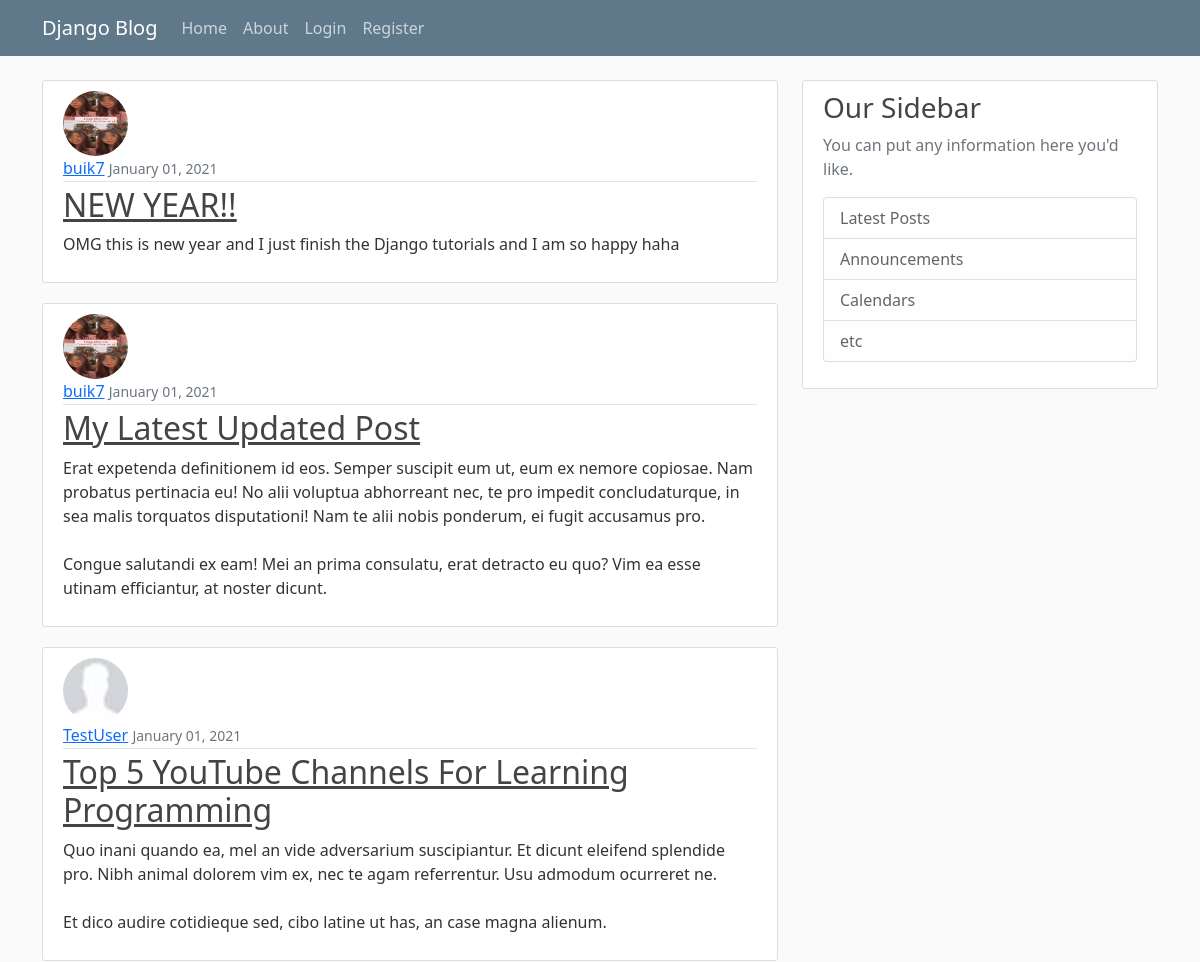
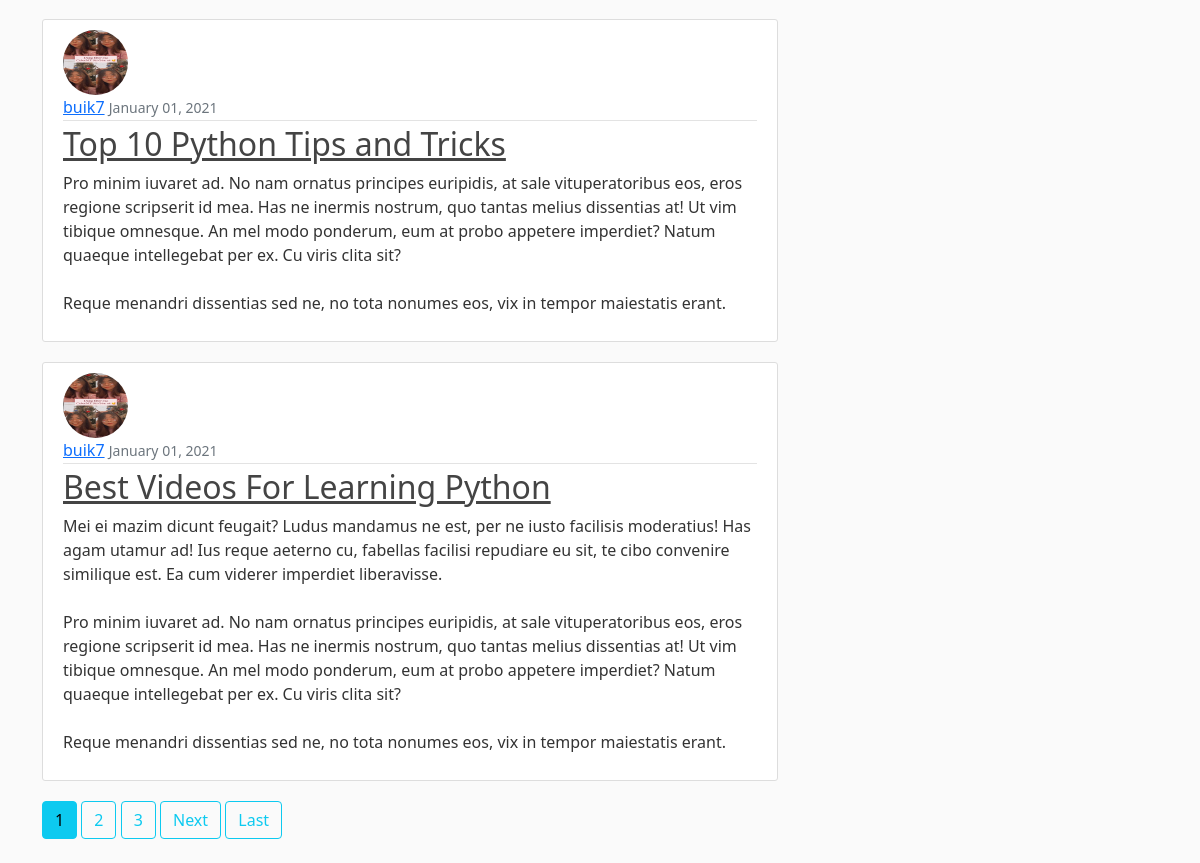
The page / on the database its author committed (2 pictures, top to bottom).
### blog/models.py (models this page shows, shortened)
class Post(models.Model):
    title = models.CharField(max_length= 100)
    content = models.TextField()
    date_posted = models.DateTimeField(default=timezone.now)
    author = models.ForeignKey(User, on_delete=models.CASCADE) # delete a user = delete all their posts

### users/models.py (models this page shows, shortened)
class Profile(models.Model):
    user = models.OneToOneField(User, on_delete=models.CASCADE) # user is deleted -> profile is deleted
    image = models.ImageField(default='default.jpg', upload_to='profile_pics')

### blog/views.py (the view)
# urls.py: path('', PostListView.as_view(), name = 'blog_home'),
class PostListView(ListView):
    model = Post
    template_name = 'blog/home.html' # <app>/<model>_<viewtype>.html
    context_object_name = 'posts'    # same as the key of context above
    ordering = ['-date_posted']
    paginate_by = 5                  # 5 posts per page

### blog/templates/blog/home.html (shortened to what this page needs)
{% extends "blog/base.html" %}
{% block content %}
    {% for post in posts %}
        <article class="media content-section">
            <img class = "rounded-circle article-img" src="{{ post.author.profile.image.url}}">
            <div class="media-body">
                <div class="article-metadata">
                    <a class="mr-2" href="{% url 'user_posts' post.author.username %}">{{ post.author }}</a>
                    <small class="text-muted">{{ post.date_posted|date:"F d, Y" }}</small>
                </div>
                <h2><a class="article-title" href="{% url 'post_detail' post.id %}">{{ post.title }}</a></h2>
                <p class="article-content">{{ post.content }}</p>
            </div>
        </article>
    {% endfor %}
    {% if is_paginated %}
        {% for num in page_obj.paginator.page_range %}
            {% if page_obj.number == num %}
                <a class= "btn btn-info mb-4" href="?page={{ num }}">{{num}}</a>
            {% elif num > page_obj.number|add:'-3' and num < page_obj.number|add:'3' %}
                <a class= "btn btn-outline-info mb-4" href="?page={{ num }}">{{num}}</a>
            {% endif %}
        {% endfor %}
        {% if page_obj.has_next %}
            <a class= "btn btn-outline-info mb-4" href="?page={{page_obj.next_page_number}}">Next</a>
            <a class= "btn btn-outline-info mb-4" href="?page={{page_obj.paginator.num_pages}}">Last</a>
        {% endif %}
    {% endif %}
{% endblock content %}

### blog/templates/blog/base.html (shortened to what this page needs)
{% load static %}
<!DOCTYPE html>
<html lang="en">
<head>
    <link href="https://cdn.jsdelivr.net/npm/bootstrap@5.0.0-beta1/dist/css/bootstrap.min.css" rel="stylesheet">
	<link rel="stylesheet" type ="text/css" href="{% static 'blog/main.css' %}">
</head>
<body>
    <header class="site-header">
    <nav class="navbar navbar-expand-md navbar-dark bg-steel fixed-top">
    <div class="container">
        <a class="navbar-brand mr-4" href="{% url 'blog_home' %}">Django Blog</a>
        <div class="collapse navbar-collapse" id="navbarToggle">
        <div class="navbar-nav mr-auto">
            <a class="nav-item nav-link" href="{% url 'blog_home' %}">Home</a>
            <a class="nav-item nav-link" href="{% url 'blog_about' %}">About</a>
        </div>
        <div class="navbar-nav">
            {% if user.is_authenticated %}
                <a class="nav-item nav-link" href="{% url 'post_create' %}">New Post</a>
                <a class="nav-item nav-link" href="{% url 'profile' %}">Profile</a>
                <a class="nav-item nav-link" href="{% url 'logout' %}">Logout</a>
            {% else %}
                <a class="nav-item nav-link" href="{% url 'login' %}">Login</a>
                <a class="nav-item nav-link" href="{% url 'register' %}">Register</a>
            {% endif %}
        </div>
        </div>
    </div>
    </nav>
    </header>
    <main role="main" class="container">
    <div class="row">
    <div class="col-md-8">
        {% block content %}{% endblock %}
    </div>
    <div class="col-md-4">
        <div class="content-section">
        <h3>Our Sidebar</h3>
        <p class='text-muted'>You can put any information here you'd like.
            <ul class="list-group">
            <li class="list-group-item list-group-item-light">Latest Posts</li>
            <li class="list-group-item list-group-item-light">Announcements</li>
            <li class="list-group-item list-group-item-light">Calendars</li>
            <li class="list-group-item list-group-item-light">etc</li>
            </ul>
        </p>
        </div>
    </div>
    </div>
    </main>
</body>
</html>

### blog/static/blog/main.css (style rules this page uses)
body { background: #fafafa; color: #333333; margin-top: 5rem; }
h1, h2, h3, h4, h5, h6 { color: #444444; }
ul { margin: 0; }
.bg-steel { background-color: #5f788a; }
.site-header .navbar-nav .nav-link { color: #cbd5db; }
.content-section { background: #ffffff; padding: 10px 20px; border: 1px solid #dddddd; border-radius: 3px; margin-bottom: 20px; }
.article-title { color: #444444; }
.article-content { white-space: pre-line; }
.article-img { height: 65px; width: 65px; margin-right: 16px; }
.article-metadata { padding-bottom: 1px; margin-bottom: 4px; border-bottom: 1px solid #e3e3e3 }

### rows shown on the page
Post: author.profile.image (picture), author "buik7", date_posted "January 01, 2021", title "NEW YEAR!!", content "OMG this is new year and I just finish the Django tutorials and I am so happy haha"
Post: author.profile.image (picture), author "buik7", date_posted "January 01, 2021", title "My Latest Updated Post", content "Erat expetenda definitionem id eos. Semper suscipit eum ut, eum ex nemore copiosae. Nam probatus pertinacia eu! No alii voluptua abhorreant nec, te pro impedit concludaturque, in sea malis torquatos disputationi! Nam te alii nobis ponderum, ei fugit accusamus pro. Congue salutandi ex eam! Mei an prima consulatu, erat detracto eu quo? Vim ea esse utinam efficiantur, at noster dicunt."
Post: author.profile.image (placeholder picture), author "TestUser", date_posted "January 01, 2021", title "Top 5 YouTube Channels For Learning Programming", content "Quo inani quando ea, mel an vide adversarium suscipiantur. Et dicunt eleifend splendide pro. Nibh animal dolorem vim ex, nec te agam referrentur. Usu admodum ocurreret ne. Et dico audire cotidieque sed, cibo latine ut has, an case magna alienum."
Post: author.profile.image (picture), author "buik7", date_posted "January 01, 2021", title "Top 10 Python Tips and Tricks", content "Pro minim iuvaret ad. No nam ornatus principes euripidis, at sale vituperatoribus eos, eros regione scripserit id mea. Has ne inermis nostrum, quo tantas melius dissentias at! Ut vim tibique omnesque. An mel modo ponderum, eum at probo appetere imperdiet? Natum quaeque intellegebat per ex. Cu viris clita sit? Reque menandri dissentias sed ne, no tota nonumes eos, vix in tempor maiestatis erant."
Post: author.profile.image (picture), author "buik7", date_posted "January 01, 2021", title "Best Videos For Learning Python", content "Mei ei mazim dicunt feugait? Ludus mandamus ne est, per ne iusto facilisis moderatius! Has agam utamur ad! Ius reque aeterno cu, fabellas facilisi repudiare eu sit, te cibo convenire similique est. Ea cum viderer imperdiet liberavisse. Pro minim iuvaret ad. No nam ornatus principes euripidis, at sale vituperatoribus eos, eros regione scripserit id mea. Has ne inermis nostrum, quo tantas melius dissentias at! Ut vim tibique omnesque. An mel modo ponderum, eum at probo appetere imperdiet? Natum quaeque intellegebat per ex. Cu viris clita sit? Reque menandri dissentias sed ne, no tota nonumes eos, vix in tempor maiestatis erant."

### other values the page prints
{{ num }} "1"
{{ num }} "2" "3"
